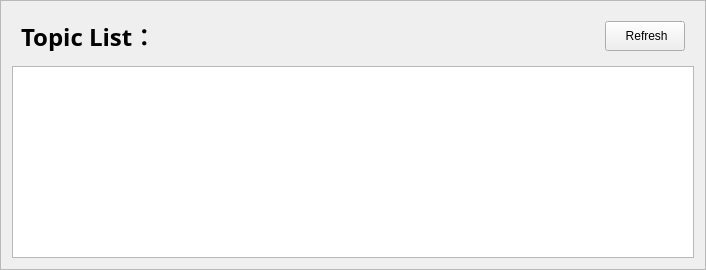
                 <widget class="QFrame" name="frame_8">
                  <property name="frameShape">
                   <enum>QFrame::StyledPanel</enum>
                  </property>
                  <property name="frameShadow">
                   <enum>QFrame::Raised</enum>
                  </property>
                  <layout class="QVBoxLayout" name="verticalLayout_2">
                   <item>
                    <widget class="QWidget" name="widget_8" native="true">
                     <layout class="QHBoxLayout" name="horizontalLayout_22">
                      <item>
                       <widget class="QLabel" name="label_29">
                        <property name="minimumSize">
                         <size>
                          <width>150</width>
                          <height>0</height>
                         </size>
                        </property>
                        <property name="maximumSize">
                         <size>
                          <width>150</width>
                          <height>30</height>
                         </size>
                        </property>
                        <property name="font">
                         <font>
                          <family>DejaVu Serif 13</family>
                          <pointsize>18</pointsize>
                          <weight>75</weight>
                          <bold>true</bold>
                         </font>
                        </property>
                        <property name="text">
                         <string>Topic List：</string>
                        </property>
                       </widget>
                      </item>
                      <item>
                       <spacer name="horizontalSpacer_12">
                        <property name="orientation">
                         <enum>Qt::Horizontal</enum>
                        </property>
                        <property name="sizeHint" stdset="0">
                         <size>
                          <width>428</width>
                          <height>18</height>
                         </size>
                        </property>
                       </spacer>
                      </item>
                      <item>
                       <widget class="QPushButton" name="refreash_topic_btn">
                        <property name="minimumSize">
                         <size>
                          <width>0</width>
                          <height>0</height>
                         </size>
                        </property>
                        <property name="maximumSize">
                         <size>
                          <width>120</width>
                          <height>40</height>
                         </size>
                        </property>
                        <property name="cursor">
                         <cursorShape>ArrowCursor</cursorShape>
                        </property>
                        <property name="styleSheet">
                         <string notr="true"/>
                        </property>
                        <property name="text">
                         <string> Refresh</string>
                        </property>
                        <property name="icon">
                         <iconset resource="../../../../../../test_qt/src/Ros_Qt5_Gui_App/resources/images.qrc">
                          <normaloff>:/images/refreash.png</normaloff>:/images/refreash.png</iconset>
                        </property>
                       </widget>
                      </item>
                     </layout>
                    </widget>
                   </item>
                   <item>
                    <widget class="QTableView" name="tableView_topic"/>
                   </item>
                  </layout>
                 </widget>
